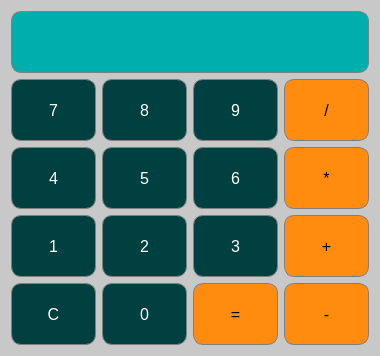
<?xml version="1.0" encoding="UTF-8"?>
<ui version="4.0">
 <class>Calculator</class>
 <widget class="QMainWindow" name="Calculator">
  <property name="geometry">
   <rect>
    <x>0</x>
    <y>0</y>
    <width>380</width>
    <height>356</height>
   </rect>
  </property>
  <property name="windowTitle">
   <string>Calculator</string>
  </property>
  <property name="styleSheet">
   <string notr="true">background-color: rgb(200,200,200);
</string>
  </property>
  <widget class="QWidget" name="centralWidget">
   <layout class="QGridLayout" name="gridLayout">
    <item row="3" column="1">
     <widget class="QPushButton" name="Button2">
      <property name="sizePolicy">
       <sizepolicy hsizetype="Preferred" vsizetype="Preferred">
        <horstretch>0</horstretch>
        <verstretch>0</verstretch>
       </sizepolicy>
      </property>
      <property name="styleSheet">
       <string notr="true">QPushButton{
  border-radius: 10px;
  font-size:16px;
  color : white;
  background-color : #004040;
  border : 1px solid gray;
  padding : 5px;
}

QPushButton:pressed{
  background-color : #A9A9A9;
  border : 1px solid gray;
  padding : 5px;
}</string>
      </property>
      <property name="text">
       <string>2</string>
      </property>
     </widget>
    </item>
    <item row="3" column="2">
     <widget class="QPushButton" name="Button3">
      <property name="sizePolicy">
       <sizepolicy hsizetype="Preferred" vsizetype="Preferred">
        <horstretch>0</horstretch>
        <verstretch>0</verstretch>
       </sizepolicy>
      </property>
      <property name="styleSheet">
       <string notr="true">QPushButton{
  border-radius: 10px;
  font-size:16px;
  color : white;
  background-color : #004040;
  border : 1px solid gray;
  padding : 5px;
}

QPushButton:pressed{
  background-color : #A9A9A9;
  border : 1px solid gray;
  padding : 5px;
}</string>
      </property>
      <property name="text">
       <string>3</string>
      </property>
     </widget>
    </item>
    <item row="2" column="1">
     <widget class="QPushButton" name="Button5">
      <property name="sizePolicy">
       <sizepolicy hsizetype="Preferred" vsizetype="Preferred">
        <horstretch>0</horstretch>
        <verstretch>0</verstretch>
       </sizepolicy>
      </property>
      <property name="styleSheet">
       <string notr="true">QPushButton{
  border-radius: 10px;
  font-size:16px;
  color : white;
  background-color : #004040;
  border : 1px solid gray;
  padding : 5px;
}

QPushButton:pressed{
  background-color : #A9A9A9;
  border : 1px solid gray;
  padding : 5px;
}</string>
      </property>
      <property name="text">
       <string>5</string>
      </property>
     </widget>
    </item>
    <item row="2" column="3">
     <widget class="QPushButton" name="Multiply">
      <property name="sizePolicy">
       <sizepolicy hsizetype="Preferred" vsizetype="Preferred">
        <horstretch>0</horstretch>
        <verstretch>0</verstretch>
       </sizepolicy>
      </property>
      <property name="styleSheet">
       <string notr="true">QPushButton{
  border-radius: 10px;
 font-size : 16px;
  background-color : #FF8C0F;
  border : 1px solid gray;
  padding : 5px;
}

QPushButton:pressed{
  background-color : #A9A9A9;
  border : 1px solid gray;
  padding : 5px;
}</string>
      </property>
      <property name="text">
       <string>*</string>
      </property>
     </widget>
    </item>
    <item row="3" column="3">
     <widget class="QPushButton" name="Add">
      <property name="sizePolicy">
       <sizepolicy hsizetype="Preferred" vsizetype="Preferred">
        <horstretch>0</horstretch>
        <verstretch>0</verstretch>
       </sizepolicy>
      </property>
      <property name="styleSheet">
       <string notr="true">QPushButton{
  border-radius: 10px;
 font-size : 16px;
  background-color : #FF8C0F;
  border : 1px solid gray;
  padding : 5px;
}

QPushButton:pressed{
  background-color : #A9A9A9;
  border : 1px solid gray;
  padding : 5px;
}</string>
      </property>
      <property name="text">
       <string>+</string>
      </property>
     </widget>
    </item>
    <item row="2" column="0">
     <widget class="QPushButton" name="Button4">
      <property name="sizePolicy">
       <sizepolicy hsizetype="Preferred" vsizetype="Preferred">
        <horstretch>0</horstretch>
        <verstretch>0</verstretch>
       </sizepolicy>
      </property>
      <property name="styleSheet">
       <string notr="true">QPushButton{
  border-radius: 10px;
  font-size:16px;
  color : white;
  background-color : #004040;
  border : 1px solid gray;
  padding : 5px;
}

QPushButton:pressed{
  background-color : #A9A9A9;
  border : 1px solid gray;
  padding : 5px;
}</string>
      </property>
      <property name="text">
       <string>4</string>
      </property>
     </widget>
    </item>
    <item row="3" column="0">
     <widget class="QPushButton" name="Button1">
      <property name="sizePolicy">
       <sizepolicy hsizetype="Preferred" vsizetype="Preferred">
        <horstretch>0</horstretch>
        <verstretch>0</verstretch>
       </sizepolicy>
      </property>
      <property name="styleSheet">
       <string notr="true">QPushButton{
  border-radius: 10px;
  font-size:16px;
  color : white;
  background-color : #004040;
  border : 1px solid gray;
  padding : 5px;
}

QPushButton:pressed{
  background-color : #A9A9A9;
  border : 1px solid gray;
  padding : 5px;
}</string>
      </property>
      <property name="text">
       <string>1</string>
      </property>
     </widget>
    </item>
    <item row="4" column="3">
     <widget class="QPushButton" name="Subtract">
      <property name="sizePolicy">
       <sizepolicy hsizetype="Preferred" vsizetype="Preferred">
        <horstretch>0</horstretch>
        <verstretch>0</verstretch>
       </sizepolicy>
      </property>
      <property name="styleSheet">
       <string notr="true">QPushButton{
  border-radius: 10px;
 font-size : 16px;
  background-color : #FF8C0F;
  border : 1px solid gray;
  padding : 5px;
}

QPushButton:pressed{
  background-color : #A9A9A9;
  border : 1px solid gray;
  padding : 5px;
}</string>
      </property>
      <property name="text">
       <string>-</string>
      </property>
     </widget>
    </item>
    <item row="2" column="2">
     <widget class="QPushButton" name="Button6">
      <property name="sizePolicy">
       <sizepolicy hsizetype="Preferred" vsizetype="Preferred">
        <horstretch>0</horstretch>
        <verstretch>0</verstretch>
       </sizepolicy>
      </property>
      <property name="styleSheet">
       <string notr="true">QPushButton{
  border-radius: 10px;
  font-size:16px;
  color : white;
  background-color : #004040;
  border : 1px solid gray;
  padding : 5px;
}

QPushButton:pressed{
  background-color : #A9A9A9;
  border : 1px solid gray;
  padding : 5px;
}</string>
      </property>
      <property name="text">
       <string>6</string>
      </property>
     </widget>
    </item>
    <item row="1" column="1">
     <widget class="QPushButton" name="Button8">
      <property name="sizePolicy">
       <sizepolicy hsizetype="Preferred" vsizetype="Preferred">
        <horstretch>0</horstretch>
        <verstretch>0</verstretch>
       </sizepolicy>
      </property>
      <property name="styleSheet">
       <string notr="true">QPushButton{
  border-radius: 10px;
  font-size:16px;
  color : white;
  background-color : #004040;
  border : 1px solid gray;
  padding : 5px;
}

QPushButton:pressed{
  background-color : #A9A9A9;
  border : 1px solid gray;
  padding : 5px;
}</string>
      </property>
      <property name="text">
       <string>8</string>
      </property>
     </widget>
    </item>
    <item row="1" column="3">
     <widget class="QPushButton" name="Divide">
      <property name="sizePolicy">
       <sizepolicy hsizetype="Preferred" vsizetype="Preferred">
        <horstretch>0</horstretch>
        <verstretch>0</verstretch>
       </sizepolicy>
      </property>
      <property name="styleSheet">
       <string notr="true">QPushButton{
  border-radius: 10px;
 font-size : 16px;
  background-color : #FF8C0F;
  border : 1px solid gray;
  padding : 5px;
}

QPushButton:pressed{
  background-color : #A9A9A9;
  border : 1px solid gray;
  padding : 5px;
}</string>
      </property>
      <property name="text">
       <string>/</string>
      </property>
     </widget>
    </item>
    <item row="1" column="2">
     <widget class="QPushButton" name="Button9">
      <property name="sizePolicy">
       <sizepolicy hsizetype="Preferred" vsizetype="Preferred">
        <horstretch>0</horstretch>
        <verstretch>0</verstretch>
       </sizepolicy>
      </property>
      <property name="styleSheet">
       <string notr="true">QPushButton{
  border-radius: 10px;
  font-size:16px;
  color : white;
  background-color : #004040;
  border : 1px solid gray;
  padding : 5px;
}

QPushButton:pressed{
  background-color : #A9A9A9;
  border : 1px solid gray;
  padding : 5px;
}</string>
      </property>
      <property name="text">
       <string>9</string>
      </property>
     </widget>
    </item>
    <item row="4" column="1">
     <widget class="QPushButton" name="Button0">
      <property name="sizePolicy">
       <sizepolicy hsizetype="Preferred" vsizetype="Preferred">
        <horstretch>0</horstretch>
        <verstretch>0</verstretch>
       </sizepolicy>
      </property>
      <property name="styleSheet">
       <string notr="true">QPushButton{
  border-radius:10px;
  font-size:16px;
  color : white;
  background-color : #004040;
  border : 1px solid gray;
  padding : 5px;
}

QPushButton:pressed{
  background-color : #A9A9A9;
  border : 1px solid gray;
  padding : 5px;
}</string>
      </property>
      <property name="text">
       <string>0</string>
      </property>
     </widget>
    </item>
    <item row="4" column="2">
     <widget class="QPushButton" name="Equals">
      <property name="sizePolicy">
       <sizepolicy hsizetype="Preferred" vsizetype="Preferred">
        <horstretch>0</horstretch>
        <verstretch>0</verstretch>
       </sizepolicy>
      </property>
      <property name="styleSheet">
       <string notr="true">QPushButton{
  border-radius: 10px;
 font-size : 16px;
  background-color : #FF8C0F;
  border : 1px solid gray;
  padding : 5px;
}

QPushButton:pressed{
  background-color : #A9A9A9;
  border : 1px solid gray;
  padding : 5px;
}</string>
      </property>
      <property name="text">
       <string>=</string>
      </property>
     </widget>
    </item>
    <item row="0" column="0" colspan="4">
     <widget class="QLineEdit" name="Display">
      <property name="enabled">
       <bool>true</bool>
      </property>
      <property name="sizePolicy">
       <sizepolicy hsizetype="Preferred" vsizetype="Ignored">
        <horstretch>0</horstretch>
        <verstretch>0</verstretch>
       </sizepolicy>
      </property>
      <property name="font">
       <font>
        <family>Arial</family>
        <pointsize>18</pointsize>
        <weight>75</weight>
        <bold>true</bold>
       </font>
      </property>
      <property name="styleSheet">
       <string notr="true">QLineEdit{
  background-color : rgb(0,174,174);
  border : 1px solid gray;
  color : white;
  border-radius: 10px;
}</string>
      </property>
      <property name="text">
       <string/>
      </property>
      <property name="alignment">
       <set>Qt::AlignRight|Qt::AlignTrailing|Qt::AlignVCenter</set>
      </property>
     </widget>
    </item>
    <item row="1" column="0">
     <widget class="QPushButton" name="Button7">
      <property name="sizePolicy">
       <sizepolicy hsizetype="Preferred" vsizetype="Preferred">
        <horstretch>0</horstretch>
        <verstretch>0</verstretch>
       </sizepolicy>
      </property>
      <property name="styleSheet">
       <string notr="true">QPushButton{
  border-radius: 10px;
  font-size:16px;
  color : white;
  background-color : #004040;
  border : 1px solid gray;
  padding : 5px;
}

QPushButton:pressed{
  background-color : #A9A9A9;
  border : 1px solid gray;
  padding : 5px;
}</string>
      </property>
      <property name="text">
       <string>7</string>
      </property>
     </widget>
    </item>
    <item row="4" column="0">
     <widget class="QPushButton" name="Clear">
      <property name="sizePolicy">
       <sizepolicy hsizetype="Preferred" vsizetype="Preferred">
        <horstretch>0</horstretch>
        <verstretch>0</verstretch>
       </sizepolicy>
      </property>
      <property name="styleSheet">
       <string notr="true">QPushButton{
  border-radius:10px;
  font-size:16px;
  color : white;
  background-color : #004040;
  border : 1px solid gray;
  padding : 5px;
}

QPushButton:pressed{
  background-color : #A9A9A9;
  border : 1px solid gray;
  padding : 5px;
}</string>
      </property>
      <property name="text">
       <string>C</string>
      </property>
     </widget>
    </item>
   </layout>
  </widget>
 </widget>
 <layoutdefault spacing="6" margin="11"/>
 <resources/>
 <connections/>
</ui>
